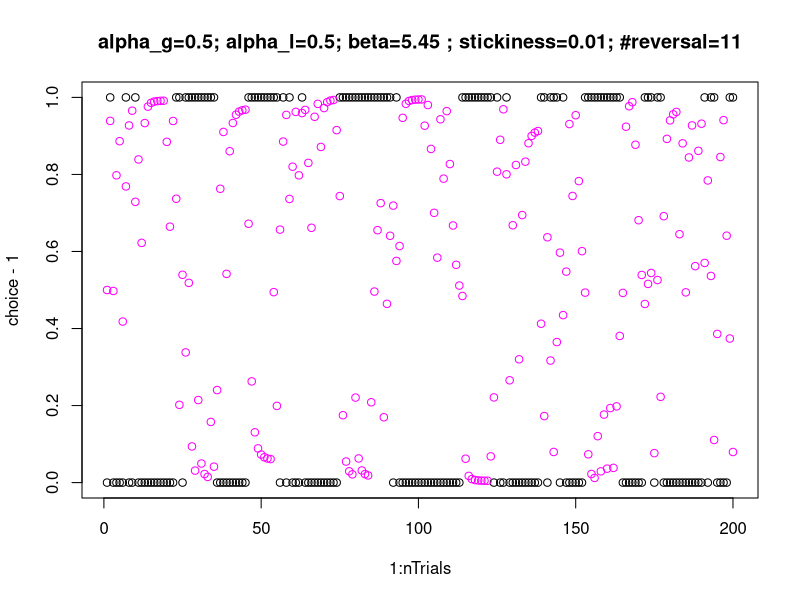

This chart was generated by the following R code:
#Testing out code for simulating data based on estimated parameters
#Version 0.0.3 20.9.2019 BJA
#This code is for the model with stickiness, inverse temperature and
#separate learning rates for wins and losses
#
#The way it is written, you plug in the average parameter value and a
#STANDARD DEVIATION for each of your parameters and for each of
#your conditions (i.e., drug doses) separately. I then write this out
#to csv files, but of course it would be better to just keep it all
#in R.

#Define how many rats to simulate (any number)
groupSize <- 40
nTrials  <- 200

reversals <- vector(mode="double", length=groupSize)
wins <- vector(mode="double", length=groupSize)
winStay <- vector(mode="double", length=groupSize)
loseShift <- vector(mode="double", length=groupSize)
losses <- vector(mode="double", length=groupSize)

winStayRate<- vector(mode="double", length=groupSize)
loseShiftRate <- vector(mode="double", length=groupSize)

wins.acquisation <- vector(mode="double", length=groupSize)
winStay.acquisation <- vector(mode="double", length=groupSize)
loseShift.acquisation <- vector(mode="double", length=groupSize)
losses.acquisation <- vector(mode="double", length=groupSize)

winStayRate.acquisation <- vector(mode="double", length=groupSize)
loseShiftRate.acquisation <- vector(mode="double", length=groupSize)

wins.reversal1 <- vector(mode="double", length=groupSize)
winStay.reversal1  <- vector(mode="double", length=groupSize)
loseShift.reversal1  <- vector(mode="double", length=groupSize)
losses.reversal1  <- vector(mode="double", length=groupSize)

winStayRate.reversal1  <- vector(mode="double", length=groupSize)
loseShiftRate.reversal1 <- vector(mode="double", length=groupSize)


for (rat in 1:groupSize) {

#Sets up vectors for P's and Q's
Pleft <- vector(mode="double", length=nTrials)
Pright <- vector(mode="double", length=nTrials)
Qleft <- vector(mode="double", length=nTrials)
Qright <- vector(mode="double", length=nTrials)
choice <- vector(mode="double", length=nTrials)
outcome <- vector(mode="double", length=nTrials)
active <- vector(mode="double", length=nTrials)
wCrit <- vector(mode="double", length=(nTrials+1))


#Criterion and probabilities
critCorrInRow <- TRUE
crit <- 8
rewardRateCorr <- 0.8
rewardRateIncorr <- 0.2

#Random vectors
set.seed(rat)
r.outcome <- runif(nTrials,0,1)
r.choice <- runif(nTrials,0,1)

#Starting values for Q's, assuming no bias i.e. 50/50
Qleft[1] <- 0.0
Qright[1] <- 0.0
wCrit[1] <- 0

#starting side
active[1] <- rbinom(1, 1, 0.5) + 1
#active <- c(rep(2, nTrials)) #for testing purposes

#Starting values to simulate data [truncated distributions; not ideal]
#PLEASE NOTE THIS IS WHERE YOU PLUG IN THE AVERAGE DATA AND STANDARD DEVIATIONS
#(for each condition separately)
# =============================================================================
# Data from the winning model
# =============================================================================


#Below are group mean values, from the Bayesian analysis.
#To retrieve them, from within R:

#.. code-block:: R

#    source("bayesian_reversals_ql_depl.R")
#    run_models("3")
#    s <- summarize_for_group_level_params(fit3)
#    cols <- c("parameter", "mean", "sd")  # use the mean

#    s[grep("^reinforcement_rate_by_group.*", parameter), ..cols]
#    s[grep("^reinf_sensitivity_by_group.*", parameter), ..cols]
#    s[grep("^side_stickiness_by_group.*", parameter), ..cols]
    
#Note that group 1 = control, 2 = SUD, 3 = OCD.
#Note that drug 1 = placebo, 2 = amisulpride, 3 = pramipexole.
#So ``reward_rate_by_group_drug[1,1]`` means "control, placebo"; etc.


beta = 5.45     # sham 5.48  depletion  5.45     # reinforcement sensitivity
kappa = 0.01    # sham 0.31 depletion 0.01       # side stickiness
alpha = 0.50    # sham 0.50   depletion  0.50      # reinformcement learning rate
alpha_g = alpha
alpha_l = alpha

#repeat {
#  beta <- rnorm(1, 2, 0.2)       
#  if (beta >= 0){
#   break
#  }
#}

#repeat {
#  kappa <- rnorm(1, 0.8, 0.1)    
#  if (kappa >= 0){
#    break
#  }
#}

#repeat {
#  alpha_g <- rnorm(1, 0.7, 0.1)   
#  if (alpha_g >= 0 & alpha_g <= 1) {
#    break
#  }
#}

#repeat {
#  alpha_l <- rnorm(1, 0.1, 0.1)   
#  if (alpha_l >= 0 & alpha_l <= 1){
#    break
#  }
#}

first.reversal = 0
second.reversal = 0

for (t in 1:nTrials) {
  
  #Choice rule WITH STICKINESS
  #to translate Qleft and Qright into a choice probability Pleft
  #Corrected for beta
  if (t==1) {
    Pleft[t] <- exp(Qleft[t]*beta) / 
                  (exp(Qleft[t]*beta) + 
                    exp(Qright[t]*beta))
    Pright[t] <- 1 - Pleft[t]
  } else if (t>1) {
    Pleft[t] <- exp(Qleft[t]*beta+kappa*as.integer(choice[t-1]==1)) / 
      (exp(Qleft[t]*beta+kappa*as.integer(choice[t-1]==1)) + 
         exp(Qright[t]*beta+kappa*as.integer(choice[t-1]==2)))
    Pright[t] <- 1 - Pleft[t]
  }
  
  #simulate choice left (1) or right (2)
  if (Pleft[t] >= r.choice[t]) {
    choice[t] <- 1
  } else if (Pleft[t] < r.choice[t]) {
    choice[t] <- 2
  }
  
  #simulate outcome reward (1) or no reward (2)
  if (choice[t] == active[t]) {
    outcome[t] <- rbinom(1, 1, rewardRateCorr)
  } else if (choice[t] != active[t]) {
    outcome[t] <- rbinom(1, 1, rewardRateIncorr)
  }
  
  #update working criterion
  if (choice[t] == active[t]) {
    wCrit[t+1] <- wCrit[t] + 1
  } else {
    wCrit[t+1] = 0
  }
  
  #update active side at criterion
  if (wCrit[t] < crit) {
    active[t+1] <- active[t] 
  } else if (wCrit[t] == crit) {
    if (first.reversal == 0){
      first.reversal <- t-1
    }else if (second.reversal == 0){
      second.reversal <- t-1
    }
    if (active[t] == 1) {
      active[t+1] <- 2
      wCrit[t+1] <- 0
    } else if (active[t] == 2) {
      active[t+1] <- 1
      wCrit[t+1] <- 0
    }
  }
  
  #After choice and outcome, update Q for next trial
  if (choice[t] == 1) {
    Qright[t+1] <- Qright[t]
    if (outcome[t] == 1) {
      Qleft[t+1] <- Qleft[t] + alpha_g * (outcome[t] - Qleft[t])
    } else if (outcome[t] == 0) {
      Qleft[t+1] <- Qleft[t] + alpha_l * (outcome[t] - Qleft[t])  
    }
  } else if (choice[t] == 2) {
    Qleft[t+1] <- Qleft[t]
    if (outcome[t] == 1) {
      Qright[t+1] <- Qright[t] + alpha_g * (outcome[t] - Qright[t])
    } else if (outcome[t] == 0) {
      Qright[t+1] <- Qright[t] + alpha_l * (outcome[t] - Qright[t]) 
    }
  }
  
} #end of trial loop

#Win-Stay and Lose-Shift
reversals[rat] <- sum(wCrit==8)
wins[rat] <- sum(outcome[1:nTrials-1])
winStay[rat] <- sum(outcome[1:(nTrials-1)]==1 & choice[1:(nTrials-1)]==choice[2:nTrials])
loseShift[rat] <- sum(outcome[1:(nTrials-1)]==0 & choice[1:(nTrials-1)]!=choice[2:nTrials])
losses[rat] <- sum(outcome[1:(nTrials-1)]==0 & choice[1:(nTrials-1)]>0)
winStayRate[rat] <- winStay[rat] / wins[rat]
loseShiftRate[rat] <- loseShift[rat] / losses[rat]

# acquisation 
wins.acquisation[rat] <- sum(outcome[1:(first.reversal-1)])
winStay.acquisation[rat] <- sum(outcome[1:(first.reversal-1)]==1 & choice[1:(first.reversal-1)]==choice[2:first.reversal])
loseShift.acquisation[rat] <- sum(outcome[1:(first.reversal-1)]==0 & choice[1:(first.reversal-1)]!=choice[2:first.reversal])
losses.acquisation[rat] <- sum(outcome[1:(first.reversal-1)]==0 & choice[1:(first.reversal-1)]>0)

winStayRate.acquisation[rat] <- winStay.acquisation[rat] / wins.acquisation[rat]
loseShiftRate.acquisation[rat] <- loseShift.acquisation[rat] / losses.acquisation[rat]

# reversal 1
wins.reversal1[rat] <- sum(outcome[(first.reversal+1):(second.reversal-1)])
winStay.reversal1[rat] <- sum(outcome[(first.reversal+1):(second.reversal-1)]==1 & choice[(first.reversal+1):(second.reversal-1)]==choice[(first.reversal+2):second.reversal])
loseShift.reversal1[rat] <- sum(outcome[(first.reversal+1):(second.reversal-1)]==0 & choice[(first.reversal+1):(second.reversal-1)]!=choice[(first.reversal+2):second.reversal])
losses.reversal1[rat] <- sum(outcome[(first.reversal+1):(second.reversal-1)]==0 & choice[(first.reversal+1):(second.reversal-1)]>0)

winStayRate.reversal1[rat] <- winStay.reversal1[rat] / wins.reversal1[rat]
loseShiftRate.reversal1[rat] <- loseShift.reversal1[rat] / losses.reversal1[rat]

} #end of rat loop

result <- data.frame(reversals, winStay, wins, loseShift, losses, winStayRate, loseShiftRate,
                     winStay.acquisation, wins.acquisation, loseShift.acquisation, losses.acquisation, winStayRate.acquisation, loseShiftRate.acquisation,
                     winStay.reversal1, wins.reversal1, loseShift.reversal1, losses.reversal1, winStayRate.reversal1, loseShiftRate.reversal1)

names(result) <- c("reversals", "winStay", "wins", "loseShift", "losses", "winStayRate", "loseShiftRate",
                   "winStay.ac", "wins.ac", "loseShift.ac", "losses.ac", "winStayRate.ac", "loseShiftRate.ac",
                   "winStay.r1", "wins.r1", "loseShift.r1", "losses.r1", "winStayRate.r1", "loseShiftRate.r1")
              

write.csv(result, file = "test_ql_depl.csv", row.names = F)

#So this is where I open the data in Excel and graph it in GraphPad Prism
#This will be updated in the future with ggplot2 just didn't have time ...
plot.new()
plot(1:nTrials, choice-1)
#points(1:nTrials, Pright, col="red")
points(1:nTrials, Pleft, col="magenta")
title(main = c(paste0('alpha_g=', alpha_g, "; alpha_l=",alpha_l, "; beta=",beta, 
                      ' ; stickiness=', kappa,
                      "; #reversal=",sum(wCrit==8))))


